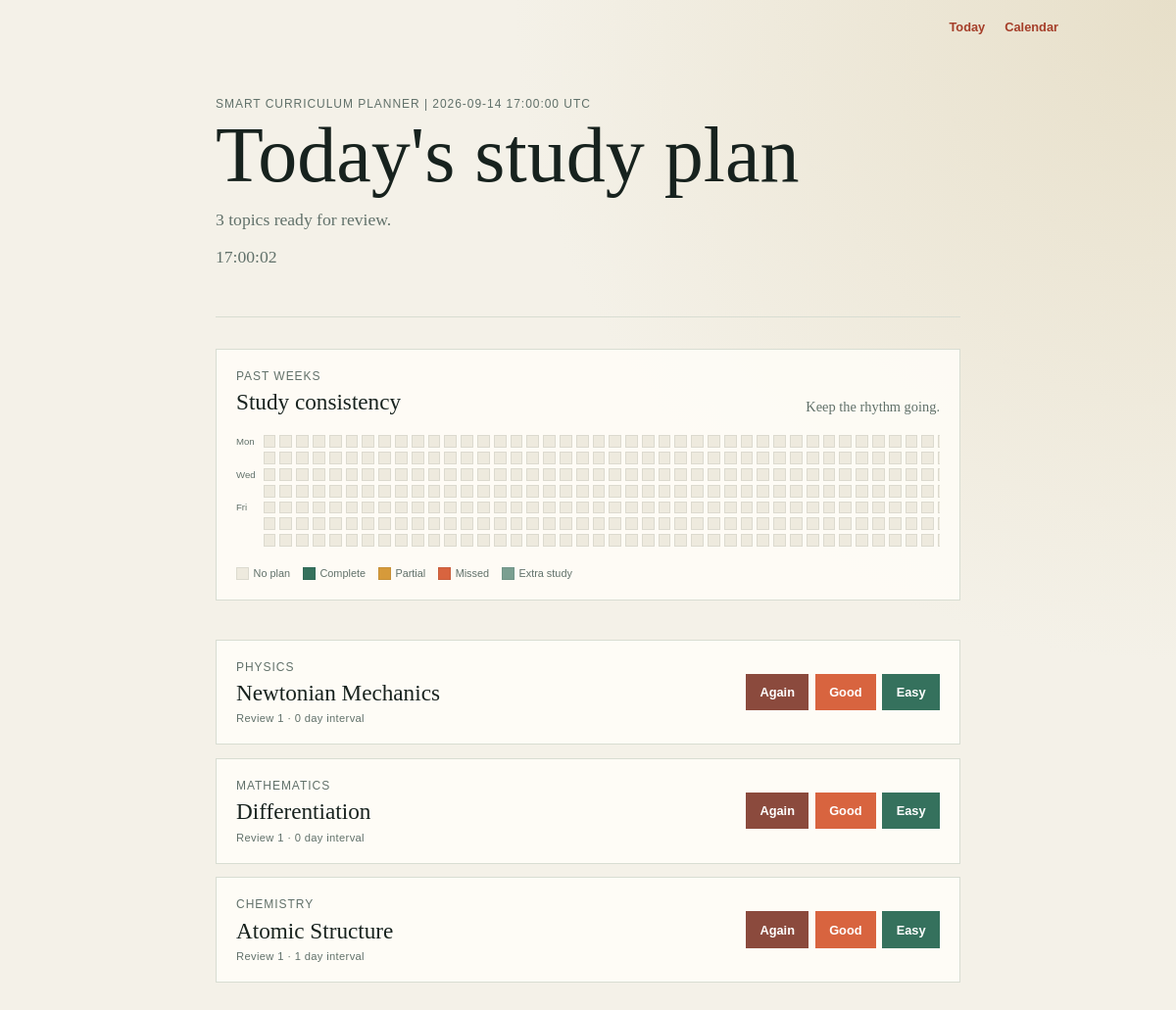
The page / on the database its author committed.
### app.py (models this page shows, shortened)
class Topic(db.Model):
    __tablename__ = 'topics'
    id = db.Column(db.Integer, primary_key=True)
    subject = db.Column(db.String(100), nullable=False)       # e.g., "Physics"
    title = db.Column(db.String(150), nullable=False)         # e.g., "Newtonian Mechanics"
    interval = db.Column(db.Integer, default=0)               # Days until next review
    repetition = db.Column(db.Integer, default=0)             # Successful review streak
    ease_factor = db.Column(db.Float, default=2.5)            # Interval multiplier
    due_date = db.Column(db.DateTime, default=utc_now_naive) # When it should appear on the to-do list
    reviews = db.relationship('Review', back_populates='topic', cascade='all, delete-orphan')
    def review(self, grade, reviewed_at=None):
        """Apply an SM-2 review grade and schedule the next review."""
        if grade not in {1, 3, 5}:
            raise ValueError('grade must be 1, 3, or 5')
        quality_gap = 5 - grade
        self.ease_factor = max(
            1.3,
            self.ease_factor + 0.1 - quality_gap * (0.08 + quality_gap * 0.02),
        )
        if grade == 1:
            self.repetition = 0
            self.interval = 1
        elif self.repetition == 0:
            self.repetition = 1
            self.interval = 1
        elif self.repetition == 1:
            self.repetition = 2
            self.interval = 6
        else:
            self.interval = max(1, round(self.interval * self.ease_factor))
            self.repetition += 1
        review_start = reviewed_at or utc_now_naive()
        self.due_date = review_start + timedelta(days=self.interval)

### app.py (the view)
@app.route('/')
def index():
    today = local_now()
    due_topics = Topic.query.filter(
        Topic.due_date <= utc_now_naive()
    ).order_by(
        Topic.due_date.asc()
    ).all()
    today_date = today.date()
    total_weeks = 52
    total_days = total_weeks * 7
    heatmap_start = today_date - timedelta(
        days=today_date.weekday() + ((total_weeks - 1) * 7)
    )
    heatmap_range_start = datetime.combine(
        heatmap_start, datetime.min.time(), tzinfo=LOCAL_TIMEZONE
    )
    heatmap_range_end = datetime.combine(
        today_date + timedelta(days=1), datetime.min.time(), tzinfo=LOCAL_TIMEZONE
    )
    heatmap_start_utc = local_datetime_to_utc_naive(heatmap_range_start)
    heatmap_end_utc = local_datetime_to_utc_naive(heatmap_range_end)
    planned_topics = Topic.query.filter(
        Topic.due_date >= heatmap_start_utc,
        Topic.due_date < heatmap_end_utc,
    ).all()
    completed_reviews = Review.query.filter(
        Review.reviewed_at >= heatmap_start_utc,
        Review.reviewed_at < heatmap_end_utc,
    ).all()
    planned_by_date = defaultdict(int)
    completed_by_date = defaultdict(int)
    for topic in planned_topics:
        planned_by_date[utc_naive_to_local_date(topic.due_date)] += 1
    for review in completed_reviews:
        completed_by_date[utc_naive_to_local_date(review.reviewed_at)] += 1
    heatmap_days = []
    for offset in range(total_days):
        current_date = heatmap_start + timedelta(days=offset)
        planned = planned_by_date[current_date]
        completed = completed_by_date[current_date]
        if planned and completed >= planned:
            level = 'complete'
        elif planned and completed:
            level = 'partial'
        elif planned:
            level = 'missed'
        elif completed:
            level = 'extra'
        else:
            level = 'empty'
        heatmap_days.append({
            'date': current_date,
            'planned': planned,
            'completed': completed,
            'level': level,
        })
    heatmap_weeks = [heatmap_days[index:index + 7] for index in range(0, total_days, 7)]
    return render_template(
        'index.html',
        due_topics=due_topics,
        today=today,
        heatmap_weeks=heatmap_weeks,
    )

### app.py (called while the page is built)
def utc_now_naive():
    return datetime.now(timezone.utc).replace(tzinfo=None)

def local_now():
    return datetime.now(timezone.utc).astimezone(LOCAL_TIMEZONE)

def local_datetime_to_utc_naive(value):
    return value.astimezone(timezone.utc).replace(tzinfo=None)

def utc_naive_to_local_date(value):
    return value.replace(tzinfo=timezone.utc).astimezone(LOCAL_TIMEZONE).date()

### templates/index.html (shortened to what this page needs)
{% extends "layout.html" %}
{% block content %}
    <main>
        <header>
            <p class="eyebrow">Smart Curriculum Planner | {{ today.strftime("%Y-%m-%d %H:%M:%S %Z") }}</p>
            <h1>Today's study plan</h1>
            <p class="summary">{{ due_topics|length }} topic{% if due_topics|length != 1 %}s{% endif %} ready for review.</p>
            <p class="summary" id="live-clock">{{ today.strftime("%H:%M:%S") }}</p>
        </header>
        <section class="consistency" aria-labelledby="consistency-title">
            <div class="consistency-heading">
                <div>
                    <p class="eyebrow">Past weeks</p>
                    <h2 id="consistency-title">Study consistency</h2>
                </div>
                <p class="consistency-summary">Keep the rhythm going.</p>
            </div>
            <div class="heatmap" aria-label="Study consistency over the past weeks">
                <div class="heatmap-weekdays" aria-hidden="true">
                    <span>Mon</span>
                    <span>Wed</span>
                    <span>Fri</span>
                </div>
                <div class="heatmap-grid">
                    {% for week in heatmap_weeks %}
                        <div class="heatmap-week">
                            {% for day in week %}
                                <a class="heatmap-day heatmap-{{ day.level }}" href="{{ url_for('calendar_day_view', selected_date=day.date.isoformat()) }}" aria-label="{{ day.date.strftime('%B %-d, %Y') }}: {{ day.completed }} completed, {{ day.planned }} planned" title="{{ day.date.strftime('%b %-d') }} · {{ day.completed }} completed / {{ day.planned }} planned"></a>
                            {% endfor %}
                        </div>
                    {% endfor %}
                </div>
            </div>
            <div class="heatmap-legend" aria-label="Heatmap legend">
                <span><i class="heatmap-swatch heatmap-empty"></i>No plan</span>
                <span><i class="heatmap-swatch heatmap-complete"></i>Complete</span>
                <span><i class="heatmap-swatch heatmap-partial"></i>Partial</span>
                <span><i class="heatmap-swatch heatmap-missed"></i>Missed</span>
                <span><i class="heatmap-swatch heatmap-extra"></i>Extra study</span>
            </div>
        </section>
        {% if due_topics %}
            <section class="topic-list" aria-label="Topics due for review">
                {% for topic in due_topics %}
                    <article class="topic">
                        <div>
                            <p class="subject">{{ topic.subject }}</p>
                            <h2>{{ topic.title }}</h2>
                            <p class="meta">Review {{ topic.repetition + 1 }} · {{ topic.interval }} day interval</p>
                        </div>
                        <form method="post" action="{{ url_for('review_topic', topic_id=topic.id) }}" class="review-actions">
                            <button type="submit" name="grade" value="1" class="again">Again</button>
                            <button type="submit" name="grade" value="3">Good</button>
                            <button type="submit" name="grade" value="5" class="easy">Easy</button>
                        </form>
                    </article>
                {% endfor %}
            </section>
        {% else %}
            <section class="empty-state">
                <h2>Nothing due today</h2>
                <p>Your next review will appear here when it is scheduled.</p>
            </section>
        {% endif %}
    </main>
{% endblock %}

### static/style.css (style rules this page uses)
* { box-sizing: border-box; }
:root { --ink: #17221e; --muted: #61716a; --paper: #f4f1e8; --surface: #fffdf8; --line: #d8ddd2; --accent: #d8643f; --accent-dark: #a53e29; }
body { margin: 0; color: var(--ink); background: radial-gradient(circle at top right, #e7dfc9, var(--paper) 42%); font-family: Georgia, "Times New Roman", serif; }
main { width: min(760px, calc(100% - 2rem)); margin: 0 auto; padding: 4rem 0; }
header { border-bottom: 1px solid var(--line); padding-bottom: 2rem; }
.eyebrow, .subject, .meta { margin: 0; color: var(--muted); font-family: "Trebuchet MS", sans-serif; font-size: 0.75rem; letter-spacing: 0.08em; text-transform: uppercase; }
h1 { margin: 0.45rem 0 0.6rem; font-size: clamp(2.5rem, 8vw, 5rem); font-weight: 400; line-height: 0.95; }
.summary, .empty-state p { color: var(--muted); font-size: 1.1rem; }
.topic-list { display: grid; gap: 0.85rem; margin-top: 2rem; }
.topic, .empty-state { display: flex; align-items: center; justify-content: space-between; gap: 1rem; padding: 1.25rem; border: 1px solid var(--line); background: color-mix(in srgb, var(--surface) 88%, transparent); }
h2 { margin: 0.4rem 0; font-size: 1.45rem; font-weight: 400; }
.meta { font-size: 0.7rem; letter-spacing: 0.03em; text-transform: none; }
button { border: 0; padding: 0.7rem 0.9rem; color: white; background: var(--accent); font: 600 0.8rem "Trebuchet MS", sans-serif; cursor: pointer; }
.review-actions { display: flex; flex-wrap: wrap; gap: 0.4rem; }
.review-actions .again { background: #8b4a3d; }
.review-actions .easy { background: #35715d; }
.consistency { margin: 2rem 0 2.5rem; padding: 1.25rem; border: 1px solid var(--line); background: color-mix(in srgb, var(--surface) 88%, transparent); }
.consistency-heading { display: flex; align-items: end; justify-content: space-between; gap: 1rem; }
.consistency-heading h2 { margin-bottom: 0; }
.consistency-summary { margin: 0; color: var(--muted); font-size: 0.9rem; }
.heatmap { display: flex; gap: 0.5rem; margin-top: 1.25rem; overflow-x: auto; padding-bottom: 0.25rem; }
.heatmap-weekdays { display: grid; grid-template-rows: repeat(7, 0.8rem); gap: 0.25rem; padding-top: 0.05rem; color: var(--muted); font: 0.6rem "Trebuchet MS", sans-serif; }
.heatmap-weekdays span:nth-child(2) { grid-row: 3; }
.heatmap-weekdays span:nth-child(3) { grid-row: 5; }
.heatmap-grid { display: flex; gap: 0.25rem; min-width: max-content; }
.heatmap-week { display: grid; grid-template-rows: repeat(7, 0.8rem); gap: 0.25rem; }
.heatmap-day, .heatmap-swatch { display: block; width: 0.8rem; height: 0.8rem; border: 1px solid rgba(23, 34, 30, 0.08); }
.heatmap-empty { background: #eeeade; }
.heatmap-complete { background: #35715d; }
.heatmap-partial { background: #d69a3a; }
.heatmap-missed { background: var(--accent); }
.heatmap-extra { background: #7a9f91; }
.heatmap-legend { display: flex; flex-wrap: wrap; gap: 0.8rem; margin-top: 1rem; color: var(--muted); font: 0.68rem "Trebuchet MS", sans-serif; }
.heatmap-legend span { display: inline-flex; align-items: center; gap: 0.3rem; }

### rows shown on the page
Topic: subject "PHYSICS", title "Newtonian Mechanics", topic.repetition+1 "1", interval "0"
Topic: subject "MATHEMATICS", title "Differentiation", topic.repetition+1 "1", interval "0"
Topic: subject "CHEMISTRY", title "Atomic Structure", topic.repetition+1 "1", interval "1"

### other values the page prints
{{ today.strftime("%Y-%m-%d %H:%M:%S %Z") }} "2026-09-14 17:00:00 UTC"
{{ due_topics|length }} "3"
